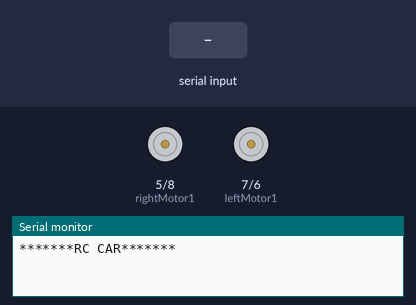
The sketch below on a simulated Arduino Uno, built with avr-gcc and run on an emulated ATmega328P. On the bench: motor-driver pin pairs drawn as motors (green arrow = first pin HIGH = forward, orange = second pin HIGH = backward, longer = more drive), the last lines printed to the serial monitor. The test bench sets the inputs (shaded band).

Above: at 1.2 s.
1.3 s: "w" received over the second serial link
At 2.5 s:
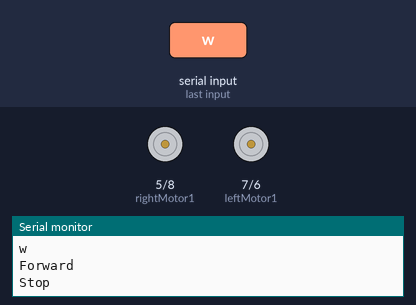
2.8 s: "a" received over the second serial link
At 3.8 s:
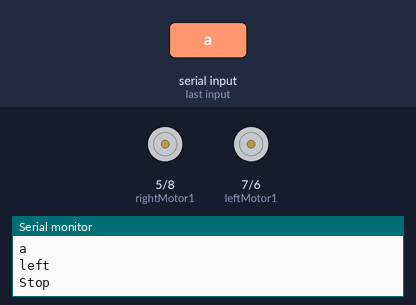
4.3 s: "d" received over the second serial link
At 5.0 s:
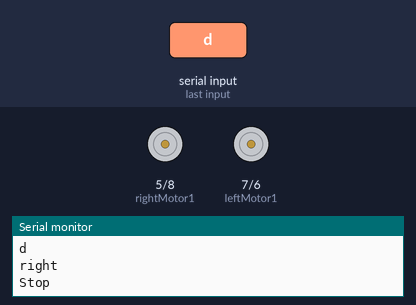
5.8 s: "s" received over the second serial link
At 6.1 s:
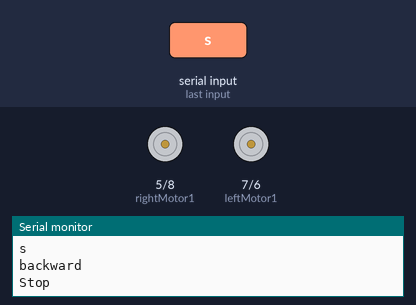
Timing chart, 0 to 8.3 s (numbered marks = the images above; inputs shaded):
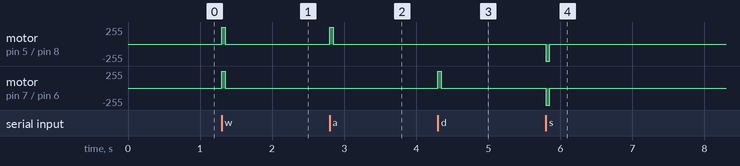

The sketch:

rcCarMK01.ino
```cpp
#include <SoftwareSerial.h>
SoftwareSerial btt(2, 3); // (Rx,Tx)

int leftMotor1 = 7;
int leftMotor2 = 6;
int rightMotor1 = 5;
int rightMotor2 = 8;
char command = 'x';

void setup() {
  Serial.begin(9600);
  btt.begin(115200);
  Serial.println("*******RC CAR*******");
  pinMode(leftMotor1, OUTPUT);
  pinMode(leftMotor2, OUTPUT);
  pinMode(rightMotor1, OUTPUT);
  pinMode(rightMotor2, OUTPUT);
  digitalWrite(leftMotor1, LOW);
  digitalWrite(leftMotor2, LOW);
  digitalWrite(rightMotor1, LOW);
  digitalWrite(rightMotor2, LOW);
}

void forward() {
  Serial.println("Forward");
  digitalWrite(leftMotor1, HIGH);
  digitalWrite(leftMotor2, LOW);
  digitalWrite(rightMotor1, HIGH);
  digitalWrite(rightMotor2, LOW);
  delay(50);
}
void backward() {
  Serial.println("backward");
  digitalWrite(leftMotor1, LOW);
  digitalWrite(leftMotor2, HIGH);
  digitalWrite(rightMotor1, LOW);
  digitalWrite(rightMotor2, HIGH);
  delay(50);
}
void left() {
  Serial.println("left");
  digitalWrite(leftMotor1, LOW);
  digitalWrite(leftMotor2, LOW);
  digitalWrite(rightMotor1, HIGH);
  digitalWrite(rightMotor2, LOW);
  delay(50);
}
void right() {
  Serial.println("right");
  digitalWrite(leftMotor1, HIGH);
  digitalWrite(leftMotor2, LOW);
  digitalWrite(rightMotor1, LOW);
  digitalWrite(rightMotor2, LOW);
  delay(50);
}

void stops() {
  Serial.println("Stop");
  digitalWrite(leftMotor1, LOW);
  digitalWrite(leftMotor2, LOW);
  digitalWrite(rightMotor1, LOW);
  digitalWrite(rightMotor2, LOW);
  delay(10);
}

void loop() {
  while (btt.available() > 0) {
    command = btt.read();
    Serial.println("Command : ");
    Serial.println(command);
    if (command == 'w') {
      forward();
    }
    if (command == 'a') {
      left();
    }
    if (command == 'd') {
      right();
    }
    if (command == 's') {
      backward();
    }
    if (command == 'x') {
      stops();
    }
    stops();
  }
//  stops();
//  delay(500);
}
```

Measured:
- after the input at 1.3 s, motor on pin 5 (rightMotor1) / pin 8 (rightMotor2), motor on pin 7 (leftMotor1) / pin 6 (leftMotor2): stopped → forward 255/255 at once, → stopped 0.05 s later
- after the input at 2.8 s, motor on pin 5 (rightMotor1) / pin 8 (rightMotor2): stopped → forward 255/255 at once, → stopped 0.05 s later
- after the input at 4.3 s, motor on pin 7 (leftMotor1) / pin 6 (leftMotor2): stopped → forward 255/255 at once, → stopped 0.05 s later
- after the input at 5.8 s, motor on pin 5 (rightMotor1) / pin 8 (rightMotor2), motor on pin 7 (leftMotor1) / pin 6 (leftMotor2): stopped → backward 255/255 at once, → stopped 0.05 s later
